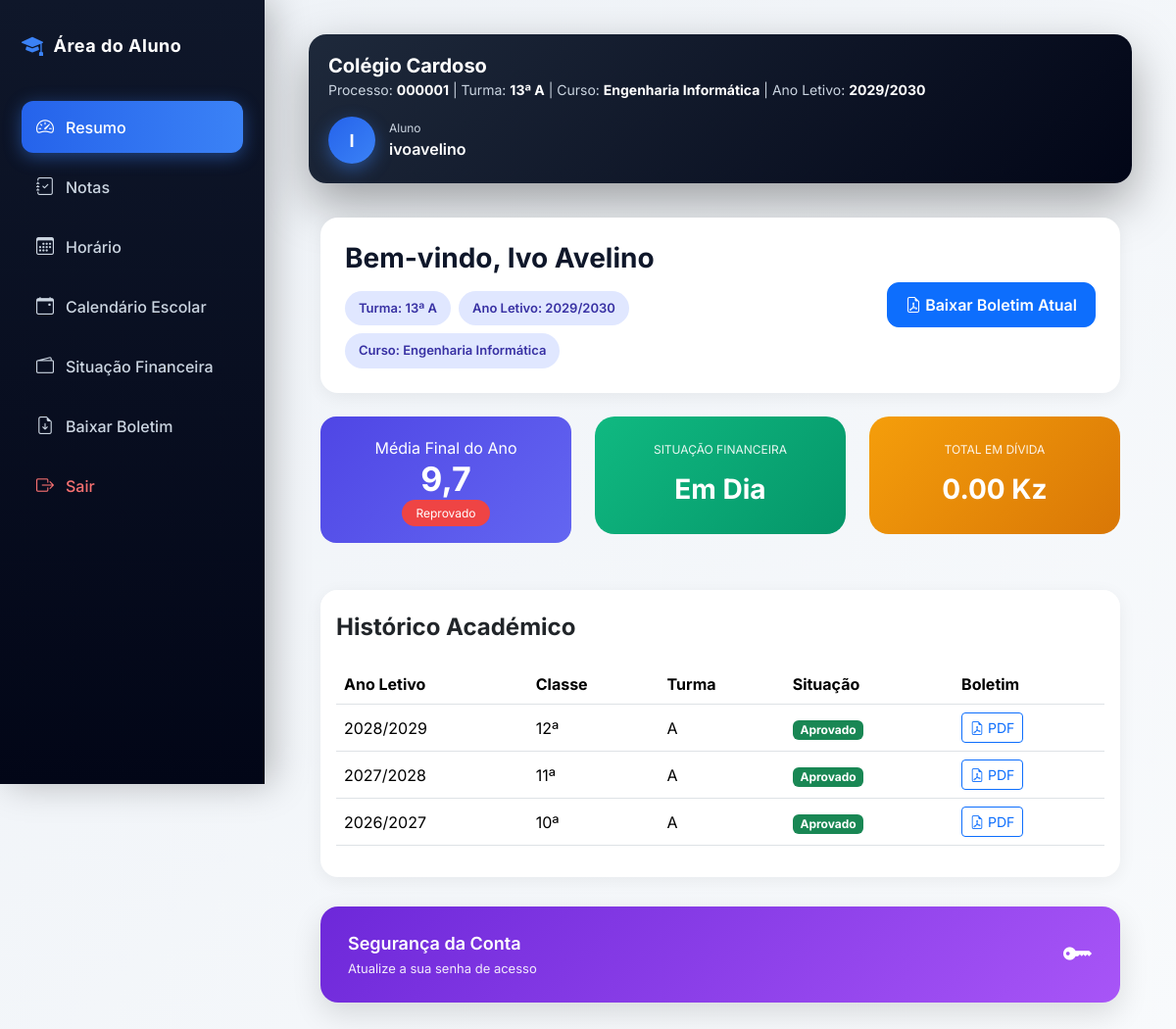
The page /aluno/dashboard/ (signed in) on the database as committed earlier.
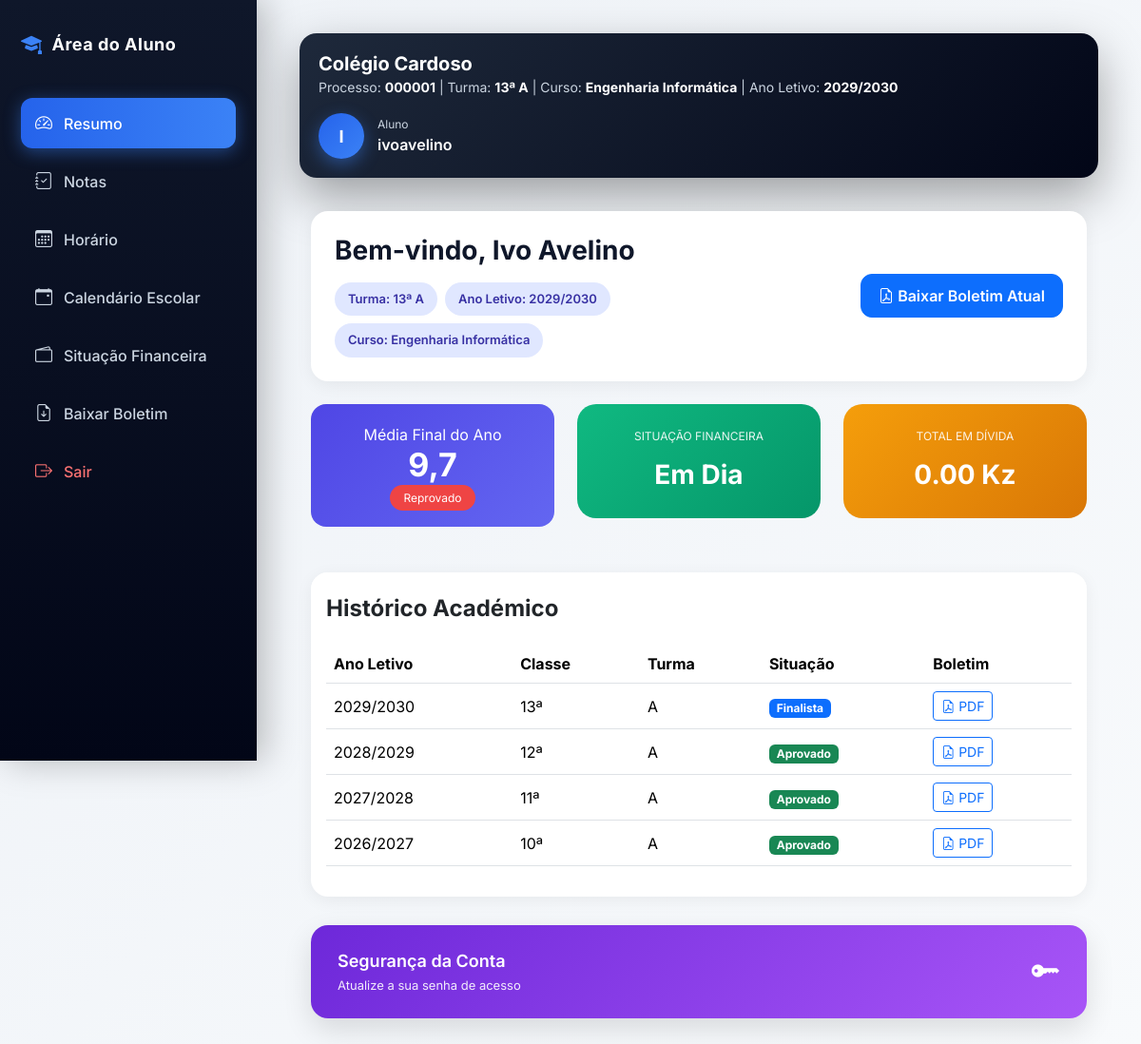
The same page on the database as committed later.
### academic/models.py (models this page shows, shortened)
class HistoricoAcademico(models.Model):
    aluno = models.ForeignKey(
        "Aluno",
        on_delete=models.CASCADE,
        related_name="historicos"
    )
    ano_letivo = models.ForeignKey(
        "AnoLetivo",
        on_delete=models.CASCADE
    )
    classe = models.CharField(
        max_length=10
    )
    turma = models.ForeignKey(
        "Turma",
        on_delete=models.SET_NULL,
        null=True,
        blank=True
    )
    curso = models.ForeignKey(
        "Curso",
        on_delete=models.SET_NULL,
        null=True,
        blank=True
    )
    media_final = models.DecimalField(
        max_digits=5,
        decimal_places=2,
        null=True,
        blank=True
    )
    situacao = models.CharField(
        max_length=20,
        choices=[
            ("APROVADO", "Aprovado"),
            ("REPROVADO", "Reprovado"),
            ("FINALISTA", "Finalista"),
            ("TRANSFERIDO", "Transferido"),
            ("DESISTENTE", "Desistente"),
        ]
    )
    matricula_confirmada = models.BooleanField(
        default=True
    )
    criado_em = models.DateTimeField(
        auto_now_add=True
    )
    class Meta:
        ordering = ["-ano_letivo__nome"]

class AnoLetivo(models.Model):
    nome = models.CharField(max_length=20)  # Ex: 2025/2026
    ativo = models.BooleanField(default=True)
    escola = models.ForeignKey(
        "Escola",
        on_delete=models.CASCADE,
        related_name="anos_letivos"
    )
    def __str__(self):
        return self.nome

class Turma(models.Model):
    CLASSE_CHOICES = [
        ('4', '4ª Classe'),
        ('5', '5ª Classe'),
        ('6', '6ª Classe'),
        ('7', '7ª Classe'),
        ('8', '8ª Classe'),
        ('9', '9ª Classe'),
        ('10', '10ª Classe'),
        ('11', '11ª Classe'),
        ('12', '12ª Classe'),
        ('13', '13ª Classe'),
    ]
    TURNOS = [
        ('MANHA', 'Manhã'),
        ('TARDE', 'Tarde'),
        ('NOITE', 'Noite'),
    ]
    classe = models.CharField(
        max_length=10,
        choices=CLASSE_CHOICES,
        verbose_name="Classe"
    )
    curso = models.ForeignKey(
        'Curso',
        on_delete=models.SET_NULL,
        null=True,
        blank=True,
        related_name="turmas",
        verbose_name="Curso"
    )
    identificador = models.CharField(
        max_length=5,
        verbose_name="Identificador"
    )
    turno = models.CharField(
        max_length=10,
        choices=TURNOS,
        default='MANHA',
        verbose_name='Turno'
    )
    ano_letivo = models.ForeignKey(
        'AnoLetivo',
        on_delete=models.CASCADE,
        related_name="turmas",
        verbose_name="Ano Letivo"
    )
    escola = models.ForeignKey(
        'Escola',
        on_delete=models.CASCADE,
        related_name="turmas",
        verbose_name="Escola"
    )
    professor = models.ForeignKey(
        settings.AUTH_USER_MODEL,
        on_delete=models.SET_NULL,
        related_name="turmas",
        limit_choices_to={"role": "PROFESSOR"},
        null=True,
        blank=True,
        verbose_name="Professor"
    )
    criada_em = models.DateTimeField(
        auto_now_add=True,
        verbose_name="Data de Criação"
    )
    class Meta:
        constraints = [
            models.UniqueConstraint(
                fields=['classe', 'identificador', 'turno', 'ano_letivo', 'escola', 'curso'],
                name='unique_turma_por_curso'
            )
        ]
        verbose_name = "Turma"
        verbose_name_plural = "Turmas"

### core/views.py (the view, shortened to what this page needs)
# urls.py: path('aluno/dashboard/', views.dashboard_aluno, name='dashboard_aluno'),
@login_required
def dashboard_aluno(request):
    if getattr(request.user, "role", None) != "ALUNO":
        return redirect("dashboard")
    aluno = (
        Aluno.objects
        .select_related(
            "turma",
            "turma__ano_letivo",
            "turma__escola"
        )
        .filter(usuario=request.user)
        .first()
    )
    if not aluno:
        return redirect("dashboard")
    ano_letivo = aluno.turma.ano_letivo
    notas = (
        Nota.objects
        .filter(
            aluno=aluno,
            ano_letivo=ano_letivo
        )
        .select_related("disciplina")
        .order_by("disciplina__nome", "trimestre")
    )
    disciplinas = {}
    for nota in notas:
        disc = nota.disciplina.nome
        if disc not in disciplinas:
            disciplinas[disc] = {
                1: {
                    "p1": None,
                    "p2": None,
                    "media": None
                },
                2: {
                    "p1": None,
                    "p2": None,
                    "media": None
                },
                3: {
                    "p1": None,
                    "p2": None,
                    "media": None
                },
                "media_final": 0
            }
        p1 = nota.p1 if nota.p1 is not None else Decimal("0")
        p2 = nota.p2 if nota.p2 is not None else Decimal("0")
        media_trimestre = (p1 + p2) / Decimal("2")
        disciplinas[disc][nota.trimestre] = {
            "p1": nota.p1,
            "p2": nota.p2,
            "media": round(float(media_trimestre), 1)
        }
    soma_medias = 0
    qtd_disciplinas = len(disciplinas)
    for disc, dados in disciplinas.items():
        medias = []
        for t in [1, 2, 3]:
            media = dados[t]["media"]
            if media is not None:
                medias.append(float(media))
        media_final_disc = (
            round(sum(medias) / len(medias), 1)
            if medias else 0
        )
        dados["media_final"] = media_final_disc
        soma_medias += media_final_disc
    media_final_ano = (
        round(soma_medias / qtd_disciplinas, 1)
        if qtd_disciplinas else 0
    )
    aprovado = media_final_ano >= 10
    dividas = Mensalidade.objects.filter(
        aluno=aluno,
        status__in=["PENDENTE", "ATRASADA"]
    )
    tem_divida = dividas.exists()
    total_divida = (
        dividas.aggregate(total=Sum("valor"))["total"]
        or Decimal("0")
    )
    horario = Horario.objects.filter(
        turma=aluno.turma
    ).first()
    aulas = None
    historicos = (
        HistoricoAcademico.objects
        .filter(aluno=aluno)
        .select_related("ano_letivo", "turma")
        .order_by("-criado_em")
    )
    context = {
        "aluno": aluno,
        "disciplinas": disciplinas,
        "media_final_ano": media_final_ano,
        "aprovado": aprovado,
        "tem_divida": tem_divida,
        "total_divida": total_divida,
        "horario": horario,
        "aulas": aulas,
        "historicos": historicos,
    }
    return render(
        request,
        "dashboard_aluno.html",
        context
    )

### core/templates/dashboard_aluno.html (shortened to what the changed rows need)
{% extends "base_aluno.html" %}
{% block content %}
<div class="container-fluid">
    <div class="row g-4">
        <div class="col-md-4">
            <div class="media-final-card">
                {% if tem_divida %}
                    <div class="bloqueio-financeiro">
                        Regularize a mensalidade
                    </div>
                {% else %}
                    <h2>{{ media_final_ano }}</h2>
                {% endif %}
            </div>
        </div>
    </div>
    <div class="card card-historico mt-5">
        <div class="card-body">
            <div class="table-responsive">
                <table class="table table-hover align-middle">
                    <thead>
                        <tr>
                            <th>Ano Letivo</th>
                            <th>Classe</th>
                            <th>Turma</th>
                            <th>Situação</th>
                            <th>Boletim</th>
                        </tr>
                    </thead>
                    <tbody>
                        {% for historico in aluno.historicos.all %}
                        <tr>
                            <td>
                                {{ historico.ano_letivo.nome }}
                            </td>
                            <td>
                                {{ historico.classe }}ª
                            </td>
                            <td>
                                {% if historico.turma %}
                                    {{ historico.turma.identificador }}
                                {% else %}
                                    -
                                {% endif %}
                            </td>
                            <td>
                                {% if historico.situacao == "APROVADO" %}
                                    <span class="badge bg-success">
                                        Aprovado
                                    </span>
                                {% elif historico.situacao == "FINALISTA" %}
                                    <span class="badge bg-primary">
                                        Finalista
                                    </span>
                                {% else %}
                                    <span class="badge bg-danger">
                                        Reprovado
                                    </span>
                                {% endif %}
                            </td>
                            <td>
                                <a href="{% url 'boletim_pdf' %}?ano={{ historico.ano_letivo.id }}"
                                   class="btn btn-sm btn-outline-primary">
                                    <i class="bi bi-file-earmark-pdf"></i>
                                    PDF
                                </a>
                            </td>
                        </tr>
                        {% empty %}
                        <tr>
                            <td colspan="5" class="text-center text-muted">
                                Nenhum histórico encontrado.
                            </td>
                        </tr>
                        {% endfor %}
                    </tbody>
                </table>
            </div>
        </div>
    </div>
</div>
{% endblock %}

Rows that differ between the two databases and show on the page:
added HistoricoAcademico: ano_letivo.nome "2029/2030", classe "13", turma.identificador "A", situacao "Finalista"
